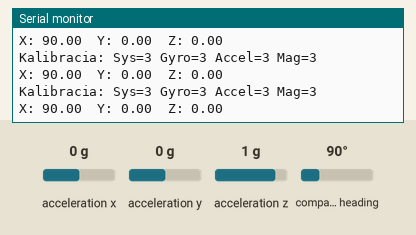
Recording of a sketch running on a simulated Raspberry Pi Pico. Parts: the last lines printed to the serial monitor. The test bench sets the inputs (shaded band); at power-on: acceleration x 0 g, acceleration y 0 g, acceleration z 1 g, compass heading 90°.

Above: at 2.2 s.
2.3 s: acceleration x set to -1.4 g
At 2.44 s:
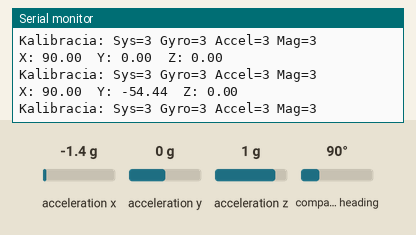
3.8 s: acceleration y set to -1.4 g
At 3.87 s:
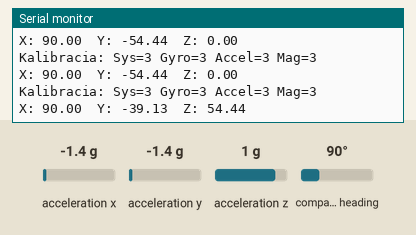
5.3 s: acceleration z set to -1.4 g
At 5.3 s:
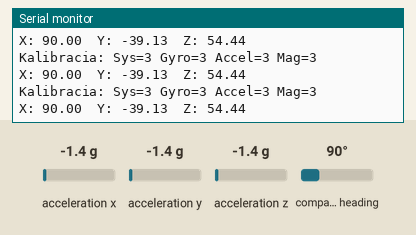
6.8 s: compass heading set to 7°
At 6.82 s:
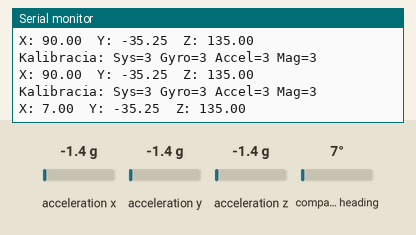
Timing chart, 0 to 9.3 s (numbered marks = the images above; inputs shaded):
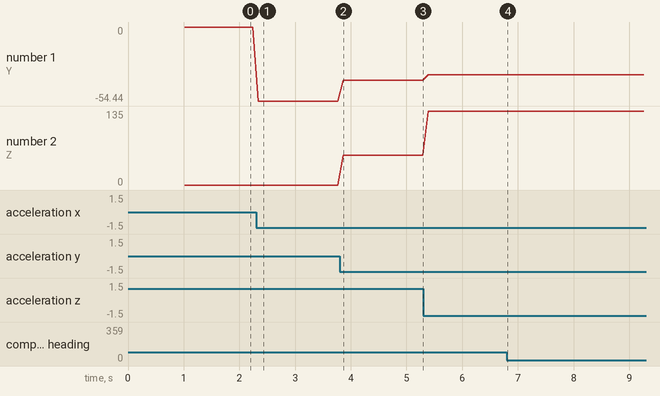

The sketch:

BNO055_absolute_rotation.ino
```cpp
#include <Wire.h>
#include <Adafruit_Sensor.h>
#include <Adafruit_BNO055.h>
int adresa = 0;
Adafruit_BNO055 bno = Adafruit_BNO055(55);
bool active = LOW;
void setup() {
  Serial.begin(115200);
  Wire.setSDA(4);
  Wire.setSCL(5);
  Wire.begin();
  delay(1000);

  Serial.println("Hladam I2C zariadenia...");
  for (byte addr = 1; addr < 127; addr++) {
    Wire.beginTransmission(addr);
    if (Wire.endTransmission() == 0) {
      Serial.print("Najdene zariadenie na adrese: 0x");
      Serial.println(addr, HEX);
      adresa = addr;
    }
  }
  Serial.println("Hotovo.");

  if (adresa > 0) {
    bno = Adafruit_BNO055(55, adresa, &Wire);
    if (bno.begin()) {
      active = HIGH;
      Serial.println("BNO055 OK");
    }
    else {
      Serial.println("BNO055 begin() zlyhalo");
    }
  }
}

void loop() {
  if (!active) {
    Serial.println("BNO055 not OK");
    delay(1000);
    return;  // zastav loop ak senzor nefunguje
  }
  uint8_t system, gyro, accel, mag;
  bno.getCalibration(&system, &gyro, &accel, &mag);
  Serial.print("Kalibracia: Sys="); Serial.print(system);
  Serial.print(" Gyro="); Serial.print(gyro);
  Serial.print(" Accel="); Serial.print(accel);
  Serial.print(" Mag="); Serial.println(mag);

  imu::Vector<3> euler = bno.getVector(Adafruit_BNO055::VECTOR_EULER);
  Serial.print("X: "); Serial.print(euler.x());
  Serial.print("  Y: "); Serial.print(euler.y());
  Serial.print("  Z: "); Serial.println(euler.z());
  delay(100);
}
```

Measured:
- after the input at 2.3 s, the serial monitor: prints a new line at once (image 1)
- after the input at 3.8 s, the serial monitor: prints a new line after 0.07 s (image 2)
- after the input at 6.8 s, the serial monitor: prints a new line at once (image 4)
- plotted number 1: 0 → -54.44 after the input at 2.3 s, -54.44 → -39.13 after the input at 3.8 s, -39.13 → -35.25 after the input at 5.3 s
- plotted number 2: 0 → 54.44 after the input at 3.8 s, 54.44 → 135 after the input at 5.3 s
